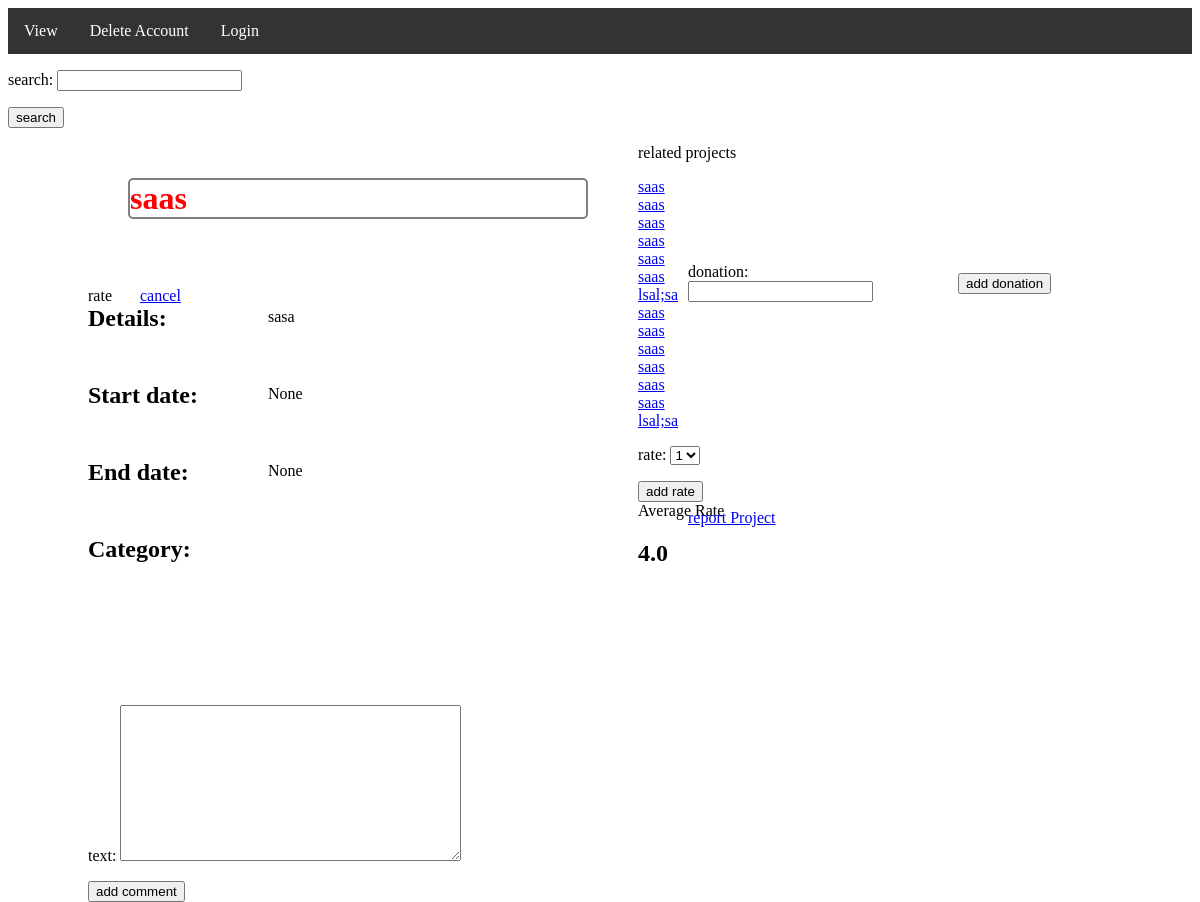
The app's page /projects/2 with its own data.
### project/models.py (models this page shows)
class Project(models.Model):
    title = models.CharField(max_length=100)
    details = models.CharField(max_length=1000)
    total_target = models.BigIntegerField(null=True)
    featured = models.BooleanField(default=False)
    start_date = models.DateField(null=True)
    end_date = models.DateField(null=True)
    user = models.ForeignKey(User, on_delete=models.CASCADE)
    category = models.ForeignKey(Category, on_delete=models.CASCADE,null=True)

### project/views.py (the view)
# urls.py: path('<int:id>', views.showOne, name='show_project'),
def showOne(request,id):
    project = Project.objects.get(id=id)
    related=[]
    try:
        tag = Tag.objects.filter(project_id=project)
        for t in tag:
            tags = Tag.objects.filter(tag=t.tag)
            for pro in tags:
                if pro.project.id==id:
                    continue
                else:
                    related.append(pro.project)
    except Tag.DoesNotExist:
        pass
    try:
        comments = Comment.objects.filter(project_id=id)
    except Comment.DoesNotExist:
        comments = None
    comment = Form_comment()
    donation = Form_donation()
    report_pro = Form_reportProject()
    report_com = Form_reportComment()
    rate = RateForm()
    return render(request, 'project/showOne.html', {
        "project": project,
        "form1": comment,
        "form2": donation,
        "form3":report_pro,
        "form4": report_com,
        "form5":rate,
        "comments": comments,
        "formsarch": form_search,
        "related":related,
        "avg_rate": avg_rate(project.id)})

### project/forms.py
class Form_comment(forms.Form):
    text = forms.CharField(widget=forms.Textarea, label='text', max_length=1000)

class Form_donation(forms.Form):
    donation = forms.IntegerField(label='donation')

### project/views.py (called while the page is built)
def avg_rate(id):
    mkm = 1
    total_rate = 0
    rates = Rate.objects.all().filter(project=id)
    for rate in rates:
        total_rate = (total_rate + rate.rate)
    if len(rates) == 0:
        total_rate = total_rate / mkm
    else:
        total_rate = total_rate / len(rates)
    return total_rate

### project/templates/project/showOne.html (shortened to what this page needs)
{% extends 'project/nav.html' %}
{% block showOne %}
<div class="container">
    <div class="header">
        <H1 style="display:inline">{{ project.title }}</H1> &nbsp; &nbsp;
    </div>
    <br>
    <p style="display:inline">rate</p> &nbsp; &nbsp; &nbsp;
    <a href="{% url 'cancel_pro' project.id %}">cancel</a>
    <br>
    <h2 for="details" style="display:inline">Details: </h2>
    <div class="details">
        <p>{{ project.details}}</p>
    </div>
    <h2 for="start" style="display:inline">Start date:</h2>
    <div class="start">
        <p>{{ project.start_date}}</p>
    </div>
    <h2 for="end" style="display:inline">End date:</h2>
    <div class="end">
        <p>{{ project.end_date}}</p>
    </div>
    <h2 for="category" style="display:inline">Category:</h2>
    <div class="reportProject">
        <a href="#" onclick="addReportPro()">report Project</a>
    </div>
    <div class="donateForm">
        <form action="{% url 'add_donation' project.id %}" method="POST"> {% csrf_token %}
            {{ form2.as_p }}
            <div class="add_don">
                <input type="submit" value="add donation">
            </div>
        </form>
    </div>
    <form method="POST" action="{% url 'add_com' project.id %}" > {% csrf_token %}
        {{ form1.as_p }}
        <input type="submit" value="add comment">
    </form>
</div>
<p>related projects </p>
{% for r in related %}
<a href="{% url 'show_project' r.id %}">{{ r.title }}</a> <br>
{% endfor %}
 <form action="{% url 'add_rate' project.id %}" method="POST"> {% csrf_token %}
            {{ form5.as_p }}
     <input type="submit" name="addrate" value="add rate">
 </form>
 <h> Average Rate </h>
 <h2> {{ avg_rate }}</h2>
{% endblock %}

### project/static/project/CSS/nav.css (style rules this page uses)
.header { margin-left: 40px; position: relative; top: 50px; }

### project/static/project/CSS/showOne.css (style rules this page uses)
.container { width: 500px; float: left; margin-right: 50px; }
.container { margin-top: 100px; margin-left: 80px; }
.header { border: 2px solid grey; border-radius: 5px; color: red; position: relative; top: -50px; right: -30; }
.details { position: relative; right: -180px; top: -40px; }
.start, .end, .cat { position: relative; right: -180px; top: -40px; }
.add_don { position: relative; right: -270px; top: -45px; }
.donateForm { margin-left: 600px; position: relative; top: -350px; }
.reportProject { position: relative; right: -600px; top: -70px; }

### records on screen
Project: title "saas", details "sasa", start_date "None", end_date "None"
Project: title "saas"
Project: title "saas"
Project: title "saas"
Project: title "saas"
Project: title "saas"
Project: title "saas"
Project: title "lsal;sa"

### other values on screen
{{ avg_rate }} "4.0"
